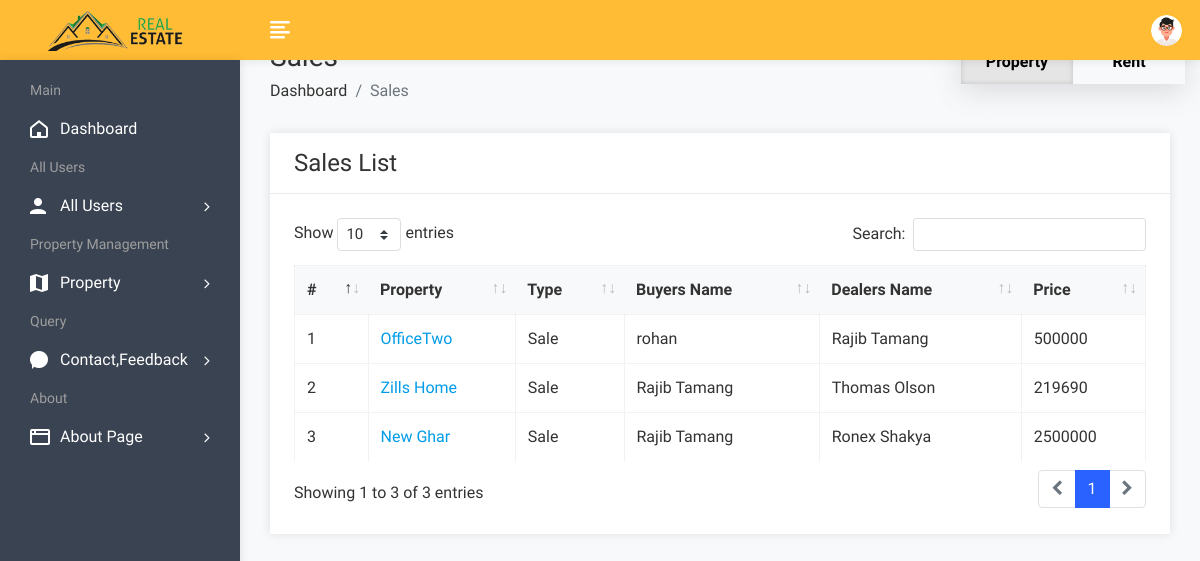
Screenshot of /admin/salesAdmin.php?category=property (signed in) with the database file from the repository.
### tables this page shows
CREATE TABLE `sales` (
  `bid` int(11) NOT NULL,
  `pid` int(3) NOT NULL,
  `uid` int(3) NOT NULL,
  `type` varchar(255) NOT NULL,
  `price` int(11) NOT NULL,
  `date` date NOT NULL DEFAULT current_timestamp()
);

CREATE TABLE `property` (
  `pid` int(50) NOT NULL,
  `title` varchar(200) NOT NULL,
  `pcontent` longtext NOT NULL,
  `type` varchar(100) NOT NULL,
  `bhk` varchar(50) NOT NULL,
  `stype` varchar(100) NOT NULL,
  `bedroom` int(50) NOT NULL,
  `bathroom` int(50) NOT NULL,
  `balcony` int(50) NOT NULL,
  `kitchen` int(50) NOT NULL,
  `hall` int(50) NOT NULL,
  `floor` varchar(50) NOT NULL,
  `size` int(50) NOT NULL,
  `price` int(50) NOT NULL,
  `location` varchar(200) NOT NULL,
  `city` varchar(100) NOT NULL,
  `state` varchar(100) NOT NULL,
  `feature` longtext NOT NULL,
  `pimage` varchar(300) NOT NULL,
  `pimage1` varchar(300) NOT NULL,
  `pimage2` varchar(300) NOT NULL,
  `pimage3` varchar(300) NOT NULL,
  `pimage4` varchar(300) NOT NULL,
  `uid` int(50) NOT NULL,
  `status` varchar(50) NOT NULL,
  `mapimage` varchar(300) NOT NULL,
  `topmapimage` varchar(300) NOT NULL,
  `groundmapimage` varchar(300) NOT NULL,
  `totalfloor` varchar(50) NOT NULL,
  `date` datetime NOT NULL DEFAULT current_timestamp(),
  `isFeatured` int(11) DEFAULT NULL,
  `approvalStatus` varchar(255) NOT NULL DEFAULT 'Pending'
);

CREATE TABLE `user` (
  `uid` int(50) NOT NULL,
  `uname` varchar(100) NOT NULL,
  `uemail` varchar(100) NOT NULL,
  `uphone` varchar(20) NOT NULL,
  `upass` varchar(50) NOT NULL,
  `utype` varchar(50) NOT NULL,
  `uimage` varchar(300) NOT NULL
);

### admin/salesAdmin.php (the view, shortened to what this page needs)
<!DOCTYPE html>
<html lang="en">
<head>
        <link rel="stylesheet" href="assets/css/bootstrap.min.css">
        <link rel="stylesheet" href="assets/css/font-awesome.min.css">
        <link rel="stylesheet" href="assets/css/feathericon.min.css">
		<link rel="stylesheet" href="assets/plugins/datatables/dataTables.bootstrap4.min.css">
		<link rel="stylesheet" href="assets/plugins/datatables/responsive.bootstrap4.min.css">
		<link rel="stylesheet" href="assets/plugins/datatables/select.bootstrap4.min.css">
		<link rel="stylesheet" href="assets/plugins/datatables/buttons.bootstrap4.min.css">
        <link rel="stylesheet" href="assets/css/style.css">
    </head>
    <body>
				<?php include("header.php"); ?>
            <div class="page-wrapper">
                <div class="content container-fluid">
				<?php
         			$activeStyle = "color: black;font-weight: bold;background: #e5e5e5;-webkit-box-shadow: inset 0px 0px 5px #c1c1c1;-moz-box-shadow: inset 0px 0px 5px #c1c1c1;box-shadow: inset 0px 0px 5px #c1c1c1;outline: none;"
         		?>
					<div class="page-header">
						<div class="row">
							<div class="col">
								<h3 class="page-title">Sales</h3>
								<ul class="breadcrumb">
									<li class="breadcrumb-item"><a href="dashboard.php">Dashboard</a></li>
									<li class="breadcrumb-item active">Sales</li>
								</ul>
								<div class="filter-container d-flex">
                                <a href="salesAdmin.php?category=property" style="<?php if ($_GET['category']=="property"){echo $activeStyle;}?>" ><div class="filter">Property</div></a>
                                <a href="salesAdmin.php?category=rent" style="<?php if ($_GET['category']=="rent"){echo $activeStyle;}?>" ><div class="filter">Rent</div></a>
                            </div>
							</div>
						</div>
					</div>
					<div class="row">
						<div class="col-sm-12">
							<div class="card">
								<div class="card-header">
									<h4 class="card-title">Sales List</h4>
								</div>
								<div class="card-body">
									<table id="basic-datatable" class="table table-bordered table-hover">
										<?php if ($_GET['category']=="property"){?>
                                            <thead>
                                                <tr>
                                                    <th>#</th>
                                                    <th>Property</th>
                                                    <th>Type</th>
                                                    <th>Buyers Name</th>
                                                    <th>Dealers Name</th>
													<th>Price</th>
                                                </tr>
                                            </thead>
                                            <tbody>
                                            <?php
                                            $cnt = 1;
                                            $sql = "SELECT * FROM sales";
                                            $result = $con->query($sql);
                                            if ($result->num_rows > 0) {
                                                while ($row = $result->fetch_assoc()) {
                                                    $id = $row['pid'];
                                                    $uid = $row['uid'];
                                                    $query2="SELECT * FROM `property` WHERE pid=$id";
                                                    $result2 = $con->query($query2);
                                                    $rowProperty = $result2->fetch_assoc();
                                                    ?>
                                                    <tr>
                                                    <td><?php echo $cnt; ?></td>
                                                    <td class="text-capitalize"><a href = "../propertydetail.php?pid=<?php echo $id; ?>"><?php echo $rowProperty['title']; ?></a></td>
                                                    <td class="text-capitalize"><?php echo $rowProperty['stype']; ?></td>
                                                    <?php
                                                    $userQuery = "SELECT * FROM `user` WHERE uid=$uid";
                                                    $result3 = $con->query($userQuery);
                                                    $rowUser = $result3->fetch_assoc();
                                                    $name = $rowUser['uname'];
                                                    ?>
                                                    <td class=""><?php echo $name; ?></td>
                                                    <?php
                                                    $oid = $rowProperty['uid'];
                                                    $ownerQuery = "SELECT * FROM `user` WHERE uid=$oid";
                                                    $result4 = $con->query($ownerQuery);
                                                    $rowUser = $result4->fetch_assoc();
                                                    $oname = $rowUser['uname'];
                                                    ?>
                                                    <td><?php echo $oname; ?></td>
													<td><?php echo $rowProperty['price']; ?></td>
                                                </tr>
                                                <?php
												$cnt=$cnt+1;
												}
                                            }
                                            else {
                                                echo "0 results";
                                            }
                                            ?>
                                            </tbody>
										<?php
										}
										?>
                                        </table>
								</div>
							</div>
						</div>
					</div>
				</div>
			</div>
    </body>
</html>

### admin/salesAdmin.php (style rules this page uses)
.filter { width: 7rem; padding: 10px 15px; text-align: center; }
.filter-container { position: absolute; right: 0; top: 0rem; box-shadow: rgba(100, 100, 111, 0.2) 0px 7px 29px 0px; }
.filter-container a { font-weight:bold; color:black; }

### rows the page displays
sales: pid.title "OfficeTwo", pid.stype "Sale", uid.uname "rohan", user.uname "Rajib Tamang", pid.price "500000"
sales: pid.title "Zills Home", pid.stype "Sale", uid.uname "Rajib Tamang", user.uname "Thomas Olson", pid.price "219690"
sales: pid.title "New Ghar", pid.stype "Sale", uid.uname "Rajib Tamang", user.uname "Ronex Shakya", pid.price "2500000"
